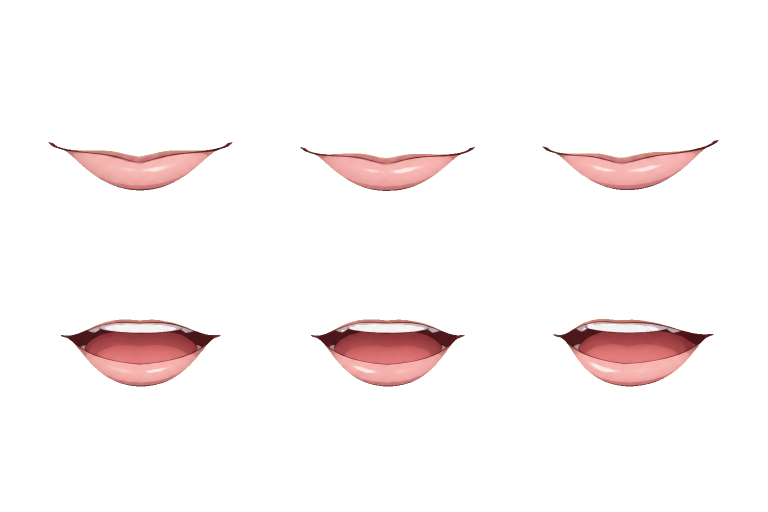
#> input picture characters/moxi/art/layers_transparent/06_mouth_sheet.png, 1536 x 1024 px, found by its file name (shown at 1/2 size)
$ python build-moxi-psd.py
#> lines starting #> are read from the running program, lines starting #| are printed output that depends on the picture; after the words box and inside, x2 and y2 are one past the last pixel; in counts of white or black regions, pixels touching at a corner belong together
#> in extract_sheet_mouth, arr is the input picture: shape (1024, 1536, 4); mean R, G, B, A 22.9, 239.8, 18.9, 19.8
#!/usr/bin/env python3
"""Build a Cubism-import PSD from the 墨汐 layer PNGs.

Cubism Editor opens this PSD (File > Open). Each named layer becomes an
ArtMesh. Mouth and eyes stay separate so FREE's 2-parameter-per-object
limit can still key ParamMouthOpenY / ParamEyeLOpen / ParamEyeROpen.

The PSD is gitignored under characters/moxi/cubism/import/.
"""

from __future__ import annotations

from pathlib import Path

import numpy as np
from PIL import Image, ImageFilter
from pytoshop import enums
from pytoshop.user.nested_layers import Image as PsdImage
from pytoshop.user.nested_layers import nested_layers_to_psd

ROOT = Path("/workspace")
LAYERS = ROOT / "characters/moxi/cubism/psd-layers"
SHEET = ROOT / "characters/moxi/art/layers_transparent/06_mouth_sheet.png"
MASTER_ALPHA = ROOT / "characters/moxi/art/00_master_transparent.png"
OUT_PSD = ROOT / "characters/moxi/cubism/import/moxi.psd"
WINE_COPY = ROOT / "tools/cubism/wineprefix/drive_c/moxi/moxi.psd"

CANVAS = (1536, 1024)
MOUTH = (753, 401)
MOUTH_TILT_DEG = -10.0
MOUTH_TARGET_W = 34
SKIN = (231, 205, 189, 255)

# Photoshop layer panel: index 0 is the front-most layer.
FRONT_TO_BACK = (
    "07_tassel.png",
    "06_hair_front.png",
    "05_mouth_open.png",
    "04_eye_right.png",
    "04_eye_left.png",
    "01_hair_lock.png",
    "02_body.png",
)

LAYER_NAMES = {
    "07_tassel.png": "tassel",
    "06_hair_front.png": "hair_front",
    "05_mouth_open.png": "mouth_open",
    "04_eye_right.png": "eye_right",
    "04_eye_left.png": "eye_left",
    "01_hair_lock.png": "hair_lock",
    "02_body.png": "body",
}


def chroma_mask(arr: np.ndarray) -> np.ndarray:
    r, g, b, a = arr[:, :, 0], arr[:, :, 1], arr[:, :, 2], arr[:, :, 3]
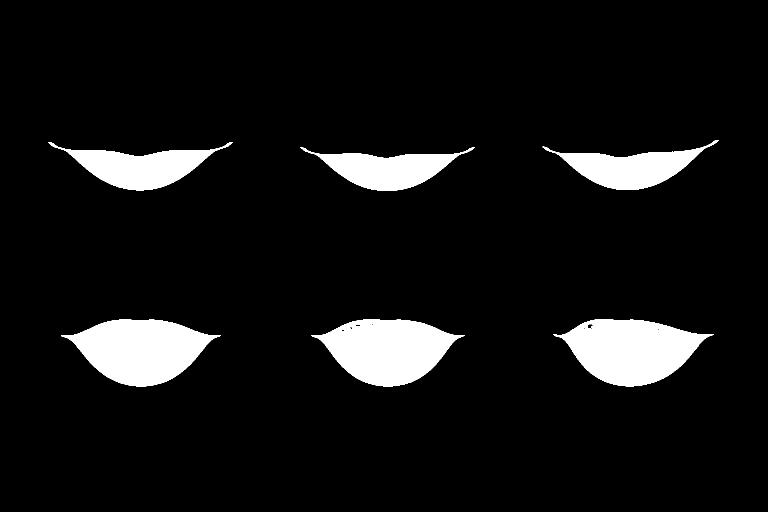
#> a: shape (1024, 1536) (shown at 1/2 size); 7.8% white; 6 white regions, box (x1, y1, x2, y2) and area: (1107, 638, 1427, 773) 26518, (122, 639, 441, 773) 26171, (622, 639, 929, 773) 25539, (97, 284, 465, 381) 15359, (1085, 280, 1437, 380) 14346, (601, 294, 950, 382) 14033
    green = (g > 180) & (r < 90) & (b < 90)
#> green: shape (1024, 1536) bool; 92.1% white; 6 black regions, box (x1, y1, x2, y2) and area: (1107, 637, 1428, 773) 27070, (121, 639, 441, 773) 26614, (622, 638, 930, 773) 26044, (96, 284, 465, 381) 15684, (1084, 279, 1438, 381) 14699, (601, 294, 950, 382) 14362
    return (a > 10) & (~green)


def extract_sheet_mouth() -> Image.Image:
    """Middle-column open mouth from the 2x3 sheet (talk viseme)."""
    arr = np.array(Image.open(SHEET).convert("RGBA"))
    mask = chroma_mask(arr)
    # Bottom row, middle column (see x-runs / y-runs in the sheet).
    cell = mask[637:773, 601:950]
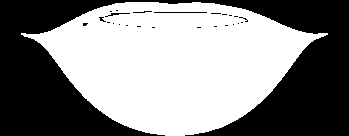
#> cell: shape (136, 349) bool; 53.8% white; 25 black regions (21 under 20 px), largest, box (x1, y1, x2, y2) and area: (0, 0, 349, 136) 21721, (154, 12, 207, 13) 53, (105, 13, 130, 17) 35, (133, 11, 152, 13) 20
    ys, xs = np.where(cell)
    if len(xs) == 0:
        raise RuntimeError("open mouth cell is empty")
    x0, x1 = int(xs.min()), int(xs.max()) + 1
#> x0 = 21; x1 = 328
    y0, y1 = int(ys.min()), int(ys.max()) + 1
#> y0 = 2; y1 = 136
    crop = arr[637 + y0 : 637 + y1, 601 + x0 : 601 + x1].copy()
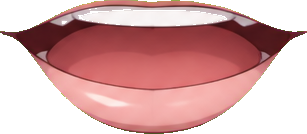
#> crop: shape (134, 307, 4); mean R, G, B, A 121.8, 165.6, 77.2, 158.3; transparent parts drawn white
    local = chroma_mask(crop)
#> in chroma_mask (call 2), `r, g, b, a = arr[:, :, 0], arr[:, :, 1], arr[:, :, 2], arr[:, :, 3]`:
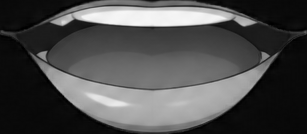
#> b: shape (134, 307); min 0, max 247, mean 77.2
#> in chroma_mask (call 2), `r, g, b, a = arr[:, :, 0], arr[:, :, 1], arr[:, :, 2], arr[:, :, 3]`:
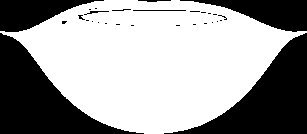
#> a: shape (134, 307); 62.1% white; 29 black regions (21 under 20 px), largest, box (x1, y1, x2, y2) and area: (0, 33, 144, 134) 5836, (164, 33, 307, 134) 5714, (180, 0, 307, 32) 2002
#> in chroma_mask (call 2), `green = (g > 180) & (r < 90) & (b < 90)`:
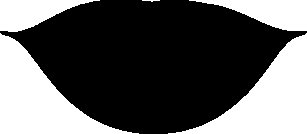
#> green: shape (134, 307) bool; 36.7% white; 5 white regions, box (x1, y1, x2, y2) and area: (0, 33, 139, 134) 5747, (168, 33, 307, 134) 5640, (189, 0, 307, 31) 1947, (0, 0, 100, 32) 1759, (142, 0, 160, 2) 20
    crop[:, :, 3] = np.where(local, crop[:, :, 3], 0)
    return Image.fromarray(crop)


def load_body() -> Image.Image:
    """Portrait-rig base with the painted backdrop knocked out.

    Cubism auto-mesh follows alpha. A solid gray rectangle would become
    one huge ArtMesh and show as a card in the floating window.
    """
    body = Image.open(LAYERS / "02_body.png").convert("RGBA")
    alpha = Image.open(MASTER_ALPHA).convert("RGBA").split()[-1]
    body.putalpha(alpha)
    return body


def paint_mouth_open() -> Image.Image:
    sprite = extract_sheet_mouth()
    scale = MOUTH_TARGET_W / sprite.size[0]
#> scale = 0.111
    new_size = (
        max(1, int(round(sprite.size[0] * scale))),
        max(1, int(round(sprite.size[1] * scale))),
    )
#> new_size = (34, 15)
    sprite = sprite.resize(new_size, Image.Resampling.LANCZOS)
    sprite = sprite.rotate(
        MOUTH_TILT_DEG,
        resample=Image.Resampling.BICUBIC,
        expand=True,
        fillcolor=(0, 0, 0, 0),
    )

    layer = Image.new("RGBA", CANVAS, (0, 0, 0, 0))
#> layer: PIL image 1536x1024 RGBA; every value is 0
    cx, cy = MOUTH
    # Skin cover hides the painted closed mouth on `body` when this layer is shown.
    cover = Image.new("RGBA", CANVAS, (0, 0, 0, 0))
    from PIL import ImageDraw

    draw = ImageDraw.Draw(cover)
    draw.ellipse((cx - 22, cy - 10, cx + 22, cy + 16), fill=SKIN)
    cover = cover.filter(ImageFilter.GaussianBlur(0.6))
    layer = Image.alpha_composite(layer, cover)

    x = cx - sprite.size[0] // 2
#> x = 734
    y = cy - sprite.size[1] // 2 + 4
#> y = 395
    layer.alpha_composite(sprite, (x, y))
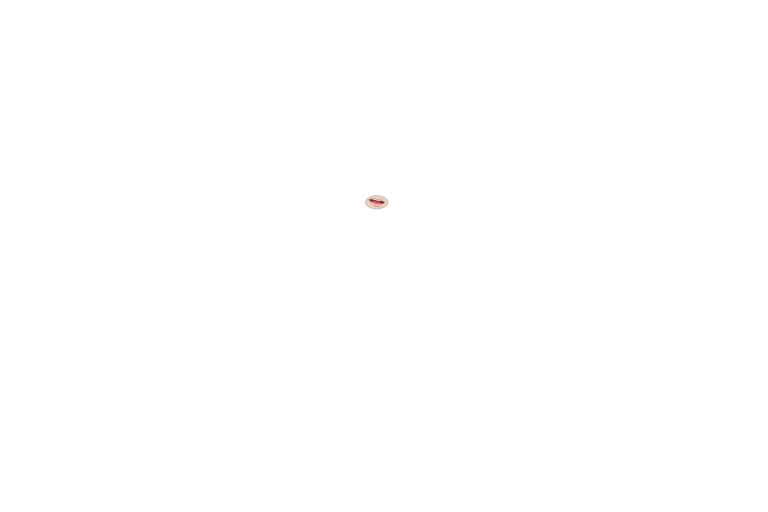
#> layer: PIL image 1536x1024 RGBA (shown at 1/2 size); mean R, G, B, A 0.1, 0.1, 0.1, 0.2; transparent parts drawn white
    return layer


def alpha_bbox(arr: np.ndarray, pad: int = 2) -> tuple[int, int, int, int]:
    ys, xs = np.where(arr[:, :, 3] > 8)
    if len(xs) == 0:
        return (0, 0, 1, 1)
    x0 = max(0, int(xs.min()) - pad)
    y0 = max(0, int(ys.min()) - pad)
    x1 = min(arr.shape[1], int(xs.max()) + 1 + pad)
    y1 = min(arr.shape[0], int(ys.max()) + 1 + pad)
    return x0, y0, x1, y1


def pil_to_psd_image(name: str, image: Image.Image) -> PsdImage:
    arr = np.array(image.convert("RGBA"))
    x0, y0, x1, y1 = alpha_bbox(arr)
    crop = np.ascontiguousarray(arr[y0:y1, x0:x1])
    channels = {
        0: crop[:, :, 0],
        1: crop[:, :, 1],
        2: crop[:, :, 2],
        -1: crop[:, :, 3],
    }
    return PsdImage(
        name=name,
        visible=True,
        opacity=255,
        top=int(y0),
        left=int(x0),
        bottom=int(y1),
        right=int(x1),
        channels=channels,
        color_mode=enums.ColorMode.rgb,
    )


def main() -> None:
    LAYERS.mkdir(parents=True, exist_ok=True)
    mouth = paint_mouth_open()
    mouth.save(LAYERS / "05_mouth_open.png")
    body = load_body()
    body.save(LAYERS / "02_body.png")

    images = {
        "05_mouth_open.png": mouth,
        "02_body.png": body,
    }
    preview = Image.new("RGBA", CANVAS, (0, 0, 0, 0))
    for filename in reversed(FRONT_TO_BACK):
        layer = images.get(filename)
        if layer is None:
            layer = Image.open(LAYERS / filename).convert("RGBA")
        preview = Image.alpha_composite(preview, layer)
    preview.save(LAYERS / "preview_stack.png")

    psd_layers = []
    for filename in FRONT_TO_BACK:
        image = images.get(filename)
        if image is None:
            image = Image.open(LAYERS / filename).convert("RGBA")
        psd_layers.append(pil_to_psd_image(LAYER_NAMES[filename], image))

    # pytoshop takes size as (width, height) despite the docstring.
    psd = nested_layers_to_psd(
        psd_layers,
        color_mode=enums.ColorMode.rgb,
        compression=enums.Compression.raw,
        size=CANVAS,
    )
    OUT_PSD.parent.mkdir(parents=True, exist_ok=True)
    with OUT_PSD.open("wb") as handle:
        psd.write(handle)

    if WINE_COPY.parent.parent.exists():
        WINE_COPY.parent.mkdir(parents=True, exist_ok=True)
        with WINE_COPY.open("wb") as handle:
            psd.write(handle)

    print("wrote", OUT_PSD, "bytes", OUT_PSD.stat().st_size)
    if WINE_COPY.exists():
        print("wine copy", WINE_COPY)


if __name__ == "__main__":
#> (the run stopped early here; a loop or call above may not have finished)

$ run again, with characters/moxi/art/layers_transparent/01_hair_back.png copied over characters/moxi/art/layers_transparent/06_mouth_sheet.png
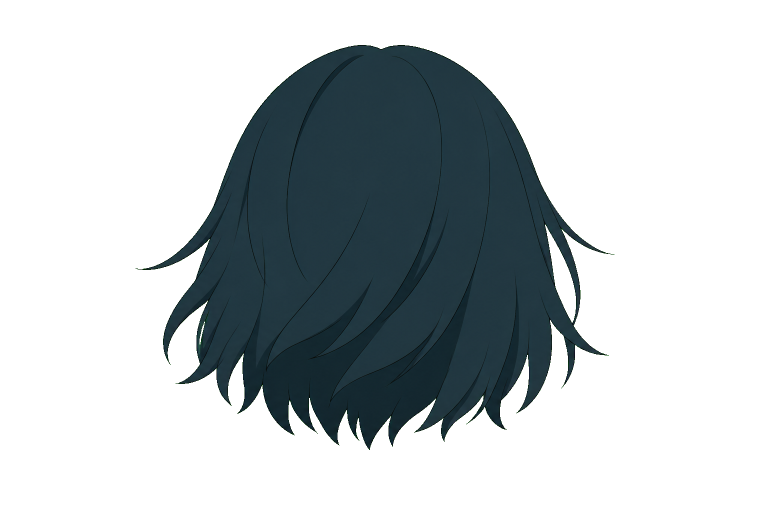
#> input picture characters/moxi/art/layers_transparent/01_hair_back.png, 1536 x 1024 px, found by its file name (shown at 1/2 size)
#> in extract_sheet_mouth, arr is the input picture: shape (1024, 1536, 4); mean R, G, B, A 12.6, 190.5, 21.1, 75.2
#> in chroma_mask, `r, g, b, a = arr[:, :, 0], arr[:, :, 1], arr[:, :, 2], arr[:, :, 3]`:
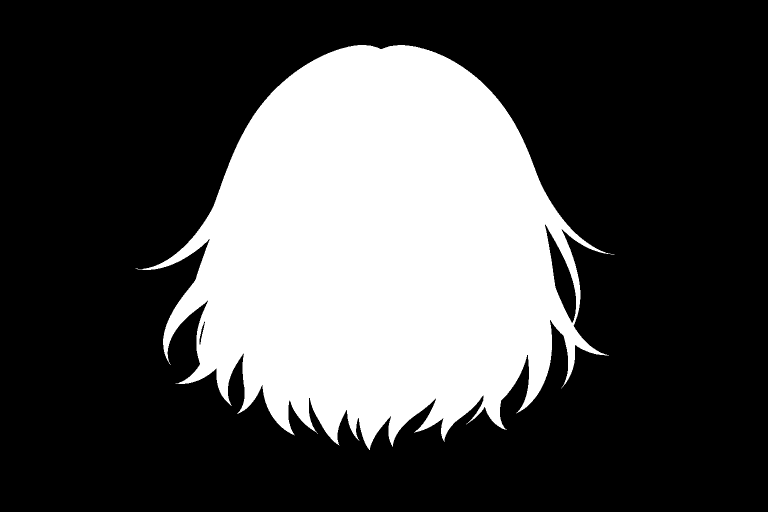
#> a: shape (1024, 1536) (shown at 1/2 size); 29.5% white; 1 white region, box (x1, y1, x2, y2) and area: (271, 90, 1229, 900) 463573
#> green: shape (1024, 1536) bool; 70.4% white; 1 black region, box (x1, y1, x2, y2) and area: (267, 90, 1232, 901) 465648
#> cell: shape (136, 349) bool; every value is 1
#> x0 = 0; x1 = 349
#> y0 = 0; y1 = 136
#> r: shape (136, 349)
#> g: shape (136, 349)
#> b: shape (136, 349)
#> a: shape (136, 349); every value is 255
#> green: shape (136, 349) bool; every value is 0
#> in paint_mouth_open, `sprite = sprite.rotate( MOUTH_TILT_DEG, resample=Image.Resampling.BICU..`:
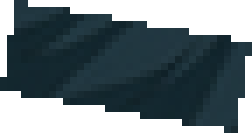
#> sprite: PIL image 36x19 RGBA (shown 7 times larger); mean R, G, B, A 16.4, 29.5, 34.8, 164.8; transparent parts drawn white

$ run again, with characters/moxi/art/layers_transparent/03_face.png copied over characters/moxi/art/layers_transparent/06_mouth_sheet.png
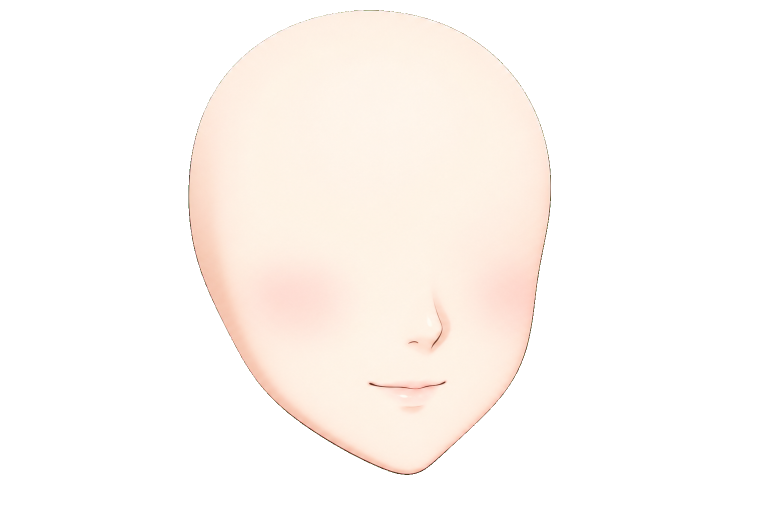
#> input picture characters/moxi/art/layers_transparent/03_face.png, 1536 x 1024 px, found by its file name (shown at 1/2 size)
#> in extract_sheet_mouth, arr is the input picture: shape (1024, 1536, 4); mean R, G, B, A 85.1, 245, 80.9, 83.5
#> in chroma_mask, `r, g, b, a = arr[:, :, 0], arr[:, :, 1], arr[:, :, 2], arr[:, :, 3]`:
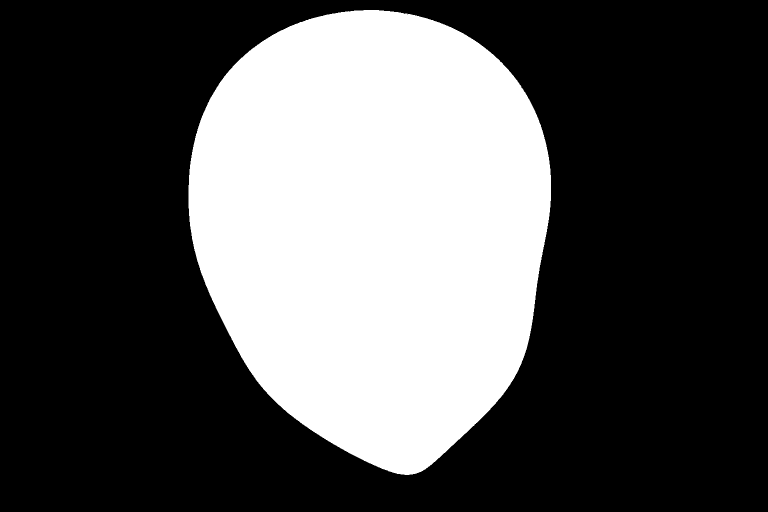
#> a: shape (1024, 1536) (shown at 1/2 size); 32.8% white; 1 white region, box (x1, y1, x2, y2) and area: (377, 20, 1102, 950) 515256
#> green: shape (1024, 1536) bool; 67.1% white; 1 black region, box (x1, y1, x2, y2) and area: (376, 20, 1103, 951) 516843
#> cell: shape (136, 349) bool; every value is 1
#> x0 = 0; x1 = 349
#> y0 = 0; y1 = 136
#> r: shape (136, 349)
#> g: shape (136, 349)
#> b: shape (136, 349)
#> a: shape (136, 349); every value is 255
#> green: shape (136, 349) bool; every value is 0
#> in paint_mouth_open, `sprite = sprite.rotate( MOUTH_TILT_DEG, resample=Image.Resampling.BICU..`:
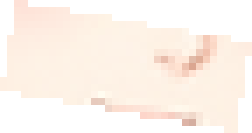
#> sprite: PIL image 36x19 RGBA (shown 7 times larger); mean R, G, B, A 163.4, 153.5, 145.3, 164.8; transparent parts drawn white

$ run again, with characters/moxi/art/layers_transparent/04_eyes_open.png copied over characters/moxi/art/layers_transparent/06_mouth_sheet.png
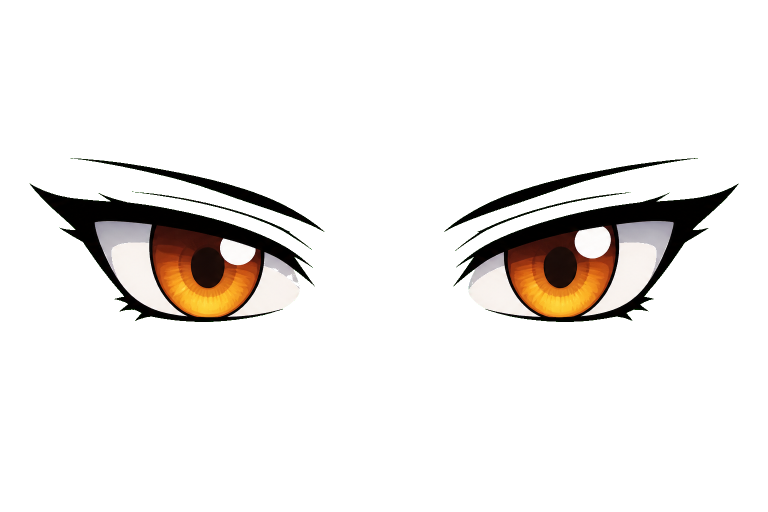
#> input picture characters/moxi/art/layers_transparent/04_eyes_open.png, 1536 x 1024 px, found by its file name (shown at 1/2 size)
#> in extract_sheet_mouth, arr is the input picture: shape (1024, 1536, 4); mean R, G, B, A 17, 220.9, 13.9, 29.4
#> a: shape (1024, 1536); 11.5% white; 13 white regions (7 under 20 px), largest, box (x1, y1, x2, y2) and area: (907, 367, 1477, 644) 82578, (59, 367, 630, 644) 82288, (148, 317, 649, 464) 6910, (888, 316, 1396, 464) 6888, (910, 385, 1259, 502) 1248, (279, 385, 624, 500) 1192
#> in chroma_mask, `green = (g > 180) & (r < 90) & (b < 90)`:
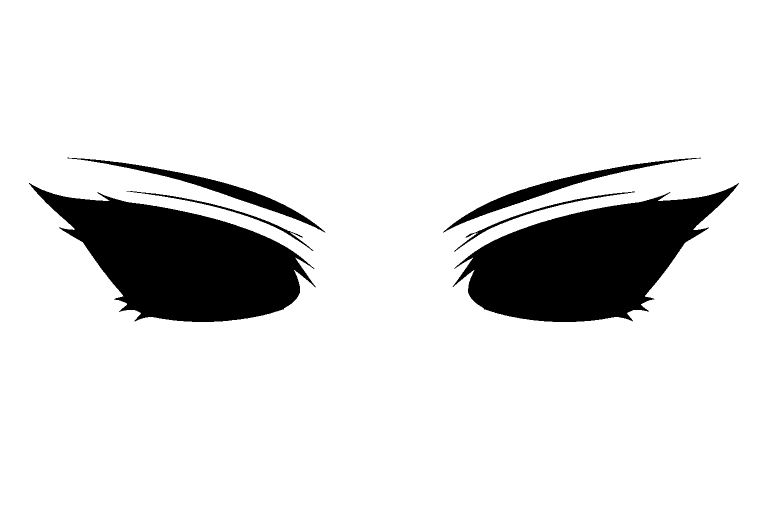
#> green: shape (1024, 1536) bool (shown at 1/2 size); 88.2% white; 6 black regions, box (x1, y1, x2, y2) and area: (905, 366, 1478, 644) 83564, (58, 366, 631, 644) 83434, (135, 315, 651, 465) 7335, (886, 315, 1402, 465) 7307, (908, 383, 1270, 504) 1629, (253, 382, 627, 502) 1573
#> cell: shape (136, 349) bool; every value is 0
#> ys = empty array
